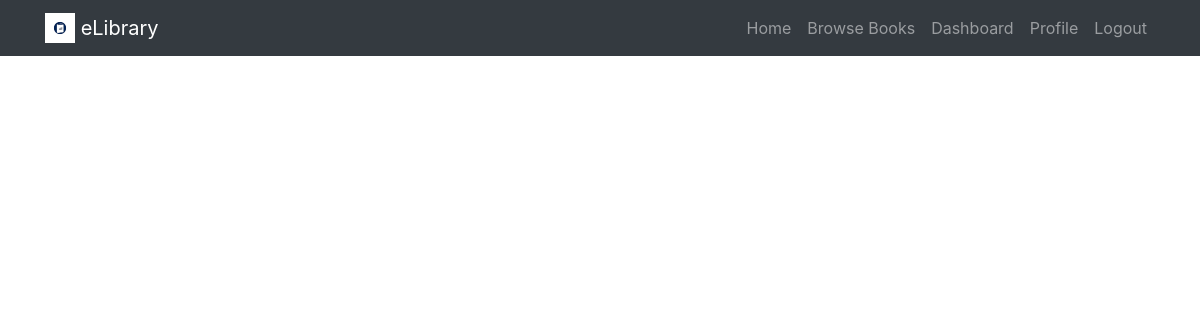
/eLibrary/home/, run on an earlier commit of the app's database.
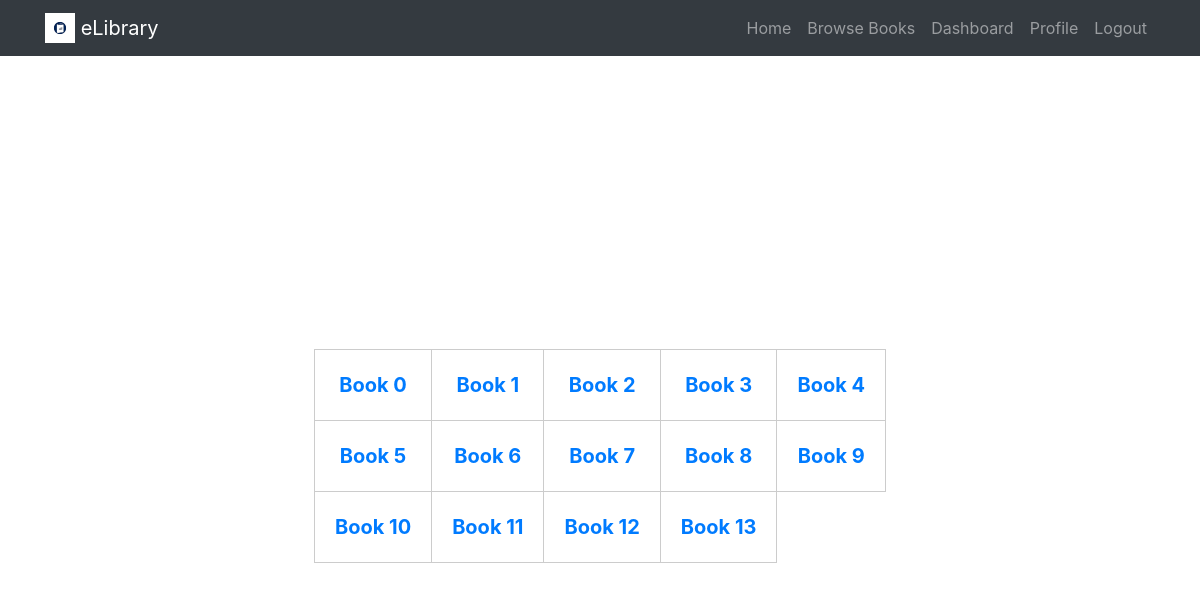
And on a later commit of the database.
### eLibrary/models.py (models this page shows, shortened)
class Book(models.Model):
    title = models.CharField(max_length=100)
    author = models.CharField(max_length=100, default="Unknown")
    isbn = models.CharField(max_length=20, default="N/A")
    genre = models.CharField(max_length=50, default="Unknown")
    publish_date = models.DateField()

### eLibrary/views.py (the view)
# urls.py: path('home/', views.home, name='home'),
def home(request):
    books = Book.objects.all()
    return render(request, 'eLibrary/home.html', {
        'books': books,
    })

### eLibrary/templates/eLibrary/home.html
{% extends 'eLibrary/layout.html' %}
{% block body %}
<div class="table-container">
    <table class="item-table">
        <tbody>
            {% for book in books %}
                {% if forloop.counter0|divisibleby:5 %}
                    <tr>
                {% endif %}
                <td><a href="{% url 'eLibrary:book_view' book.title %}">{{ book.title }}</a></td>
                {% if forloop.counter|divisibleby:5 or forloop.last %}
                    </tr>
                {% endif %}
            {% endfor %}
        </tbody>
    </table>
</div>
{% endblock %}

### eLibrary/templates/eLibrary/layout.html (shortened to what this page needs)
<!DOCTYPE html>
<html>
<head>
    {% load static %}
    <link rel="stylesheet" href="{% static 'eLibrary/style.css' %}">
    <link rel="stylesheet" href="https://maxcdn.bootstrapcdn.com/bootstrap/4.5.2/css/bootstrap.min.css">
</head>
<body>
<nav class="navbar navbar-expand-lg navbar-dark bg-dark">
    <div class="container">
        <a class="navbar-brand" href="/">
            <img src="library_proj\eLibrary_logo.png" alt="Library App Logo" height="30" class="d-inline-block align-top">
            eLibrary
        </a>
        <ul class="navbar-nav">
            <li class="nav-item">
                <a class="nav-link" href="{% url 'eLibrary:home' %}">Home</a>
            </li>
            <li class="nav-item">
                <a class="nav-link" href="">Browse Books</a>
            </li>
            <li class="nav-item">
                <a class="nav-link" href="">Dashboard</a>
            </li>
            <li class="nav-item">
                <a class="nav-link" href="">Profile</a>
            </li>
            <li class="nav-item">
                <a class="nav-link" href="{% url 'eLibrary:logout' %}">Logout</a>
            </li>
        </ul>
    </div>
</nav>
{% block body %}
{% endblock %}
</body>
</html>

### eLibrary/static/eLibrary/style.css (style rules this page uses)
.table-container { display: flex; justify-content: center; align-items: center; height: 100vh; }
.item-table { border-collapse: collapse; margin: 0 auto; }
.item-table td { font-weight: bold; font-size: 20px; padding: 20px; border: 1px solid #ccc; text-align: center; }

What changed in the data, as far as the page shows it:
added Book: title "Book 0"
added Book: title "Book 1"
added Book: title "Book 2"
added Book: title "Book 3"
added Book: title "Book 4"
added Book: title "Book 5"
added Book: title "Book 6"
added Book: title "Book 7"
added Book: title "Book 8"
added Book: title "Book 9"
added Book: title "Book 10"
added Book: title "Book 11"
added Book: title "Book 12"
added Book: title "Book 13"
